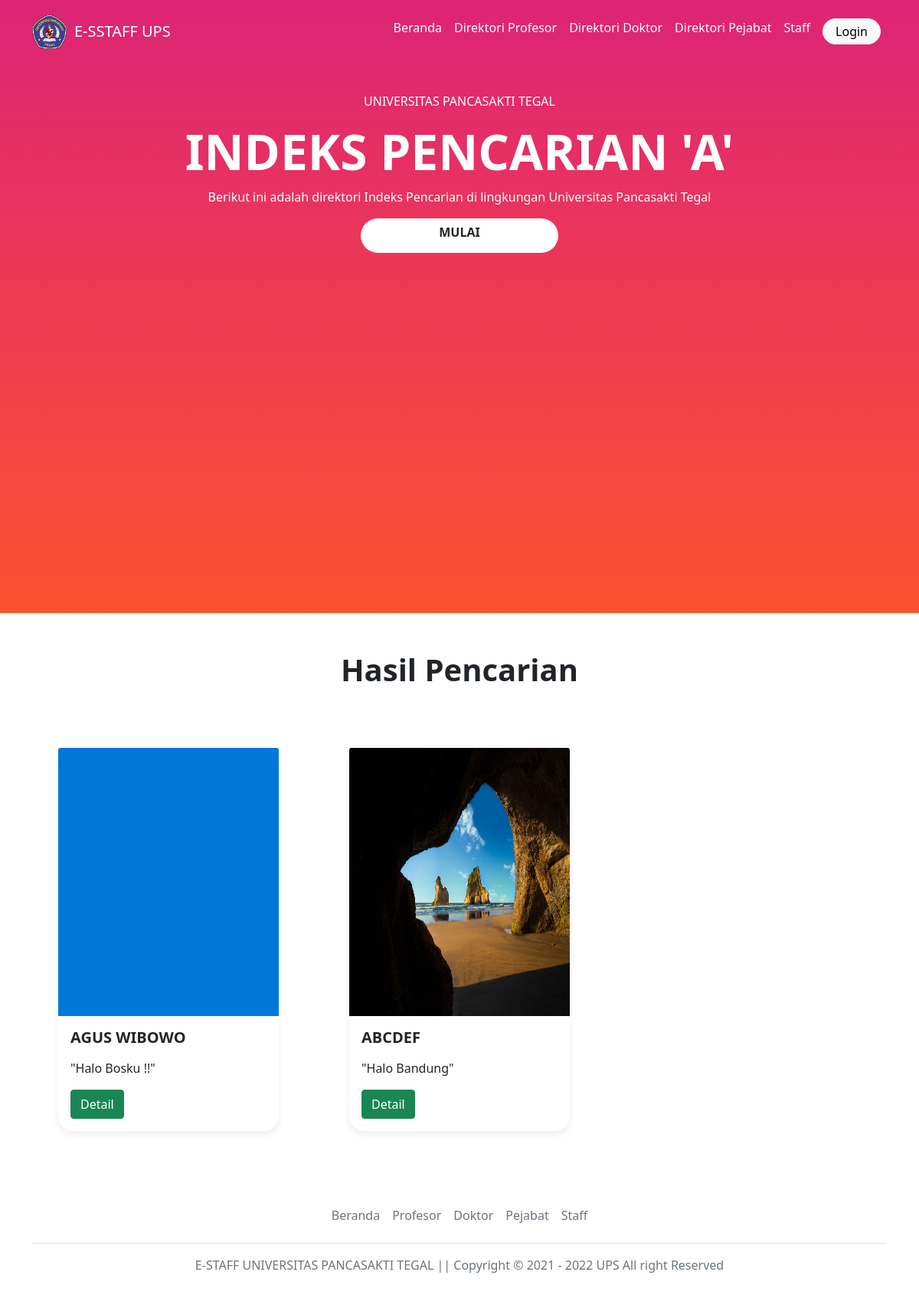
The page /abjad_a.php on the database its author committed.
### tables this page shows
CREATE TABLE `tb_daftar` (
  `id` int(11) NOT NULL,
  `gelar_awal` varchar(55) NOT NULL,
  `gelar_akhir` varchar(55) NOT NULL,
  `nama` varchar(55) NOT NULL,
  `nipy` varchar(55) NOT NULL,
  `nidn` varchar(55) NOT NULL,
  `unitkerja` varchar(255) NOT NULL,
  `pekerjaan` varchar(150) NOT NULL,
  `email` varchar(150) NOT NULL,
  `jafung` varchar(55) NOT NULL,
  `pendidikan` varchar(50) NOT NULL,
  `jabatan` varchar(150) NOT NULL,
  `nohp` varchar(50) NOT NULL,
  `deskripsi` varchar(255) NOT NULL,
  `foto` varchar(255) NOT NULL
);

### src/abjad_a.php (the view, shortened to what this page needs)
<!doctype html>
<html lang="en">
<head>
</head>
<body>
  <?php include "navbar.php"; ?>
  <section class="main">
    <div class="container py-5">
      <div class="row py-4">
        <div class="col-lg-8 col-sm-12 m-auto pt-5 text-center">
          <p>UNIVERSITAS PANCASAKTI TEGAL</p>
          <h1>INDEKS PENCARIAN 'A'</h1>
          <p>Berikut ini adalah direktori Indeks Pencarian di lingkungan Universitas Pancasakti Tegal</p>
          <a href="daftar.php" class="btn btn1">MULAI</a>
        </div>
      </div>
    </div>
  </section>
  <div class="container">
    <div class="row judul">
      <div class="col-md-6 col-sm-12 m-auto text-center">
        <h1>Hasil Pencarian</h1>
      </div>
    </div>
    <div class="row">
      <?php include "koneksi.php"; ?>
      <?php
      $query = "SELECT * FROM tb_daftar WHERE nama LIKE 'a%'";
      $query_run = mysqli_query($koneksi, $query);
      while ($row = mysqli_fetch_array($query_run)) {
      ?>
        <div class="col-md-4 col-sm-12">
          <div class="card cards" style="box-shadow: 0 5px 10px #efefef;">
            <img src="../upload/<?= $row['foto'] ?>" class="card-img-top" alt="" style="width: 288px; height: 350px; ">
            <div class="card-body">
              <h5 class="card-title">
                <p style="font-weight: 600; text-transform: uppercase;"><?= $row['nama'] ?></p>
              </h5>
              <p class="card-text">
                "<?= $row['deskripsi'] ?>"<br>
              </p>
              <a href="detail.php?id=<?= $row['id']; ?>" class="btn btn-success">Detail</a>
            </div>
          </div>
        </div>
      <?php
      }
      ?>
    </div>
  </div>
  <?php include "footer.php"; ?>
</body>
</html>

### css/style.css (style rules this page uses)
* { padding: 0; margin: 0; box-sizing: border-box; }
.main { background-image: linear-gradient(to bottom, #dd2476, #ff512f); background-size: cover; height: 100vh; background-position: 50% 50%; width: 100%; }
.main h1 { font-size: 4rem; font-weight: 700; color: white; }
.main p { color: white; }
.btn1 { height: 45px; font-weight: 700; width: 35%; border: none; outline: none; border-radius: 50px; background-color: white; }
.cards { margin: auto; box-shadow: 0 5px 10px #fefefe; width: 18rem; margin-top: 20px; margin-bottom: 50px; border: 0; border-radius: 20px; }
.cards img { height: 400px; }
.cards h5 { font-weight: 650; }
.judul { margin-top: 50px; margin-bottom: 50px; }
.judul h1 { font-weight: 700; }

### rows shown on the page
tb_daftar: foto (picture), nama "AGUS WIBOWO", deskripsi "Halo Bosku !!"
tb_daftar: foto (picture), nama "ABCDEF", deskripsi "Halo Bandung"
